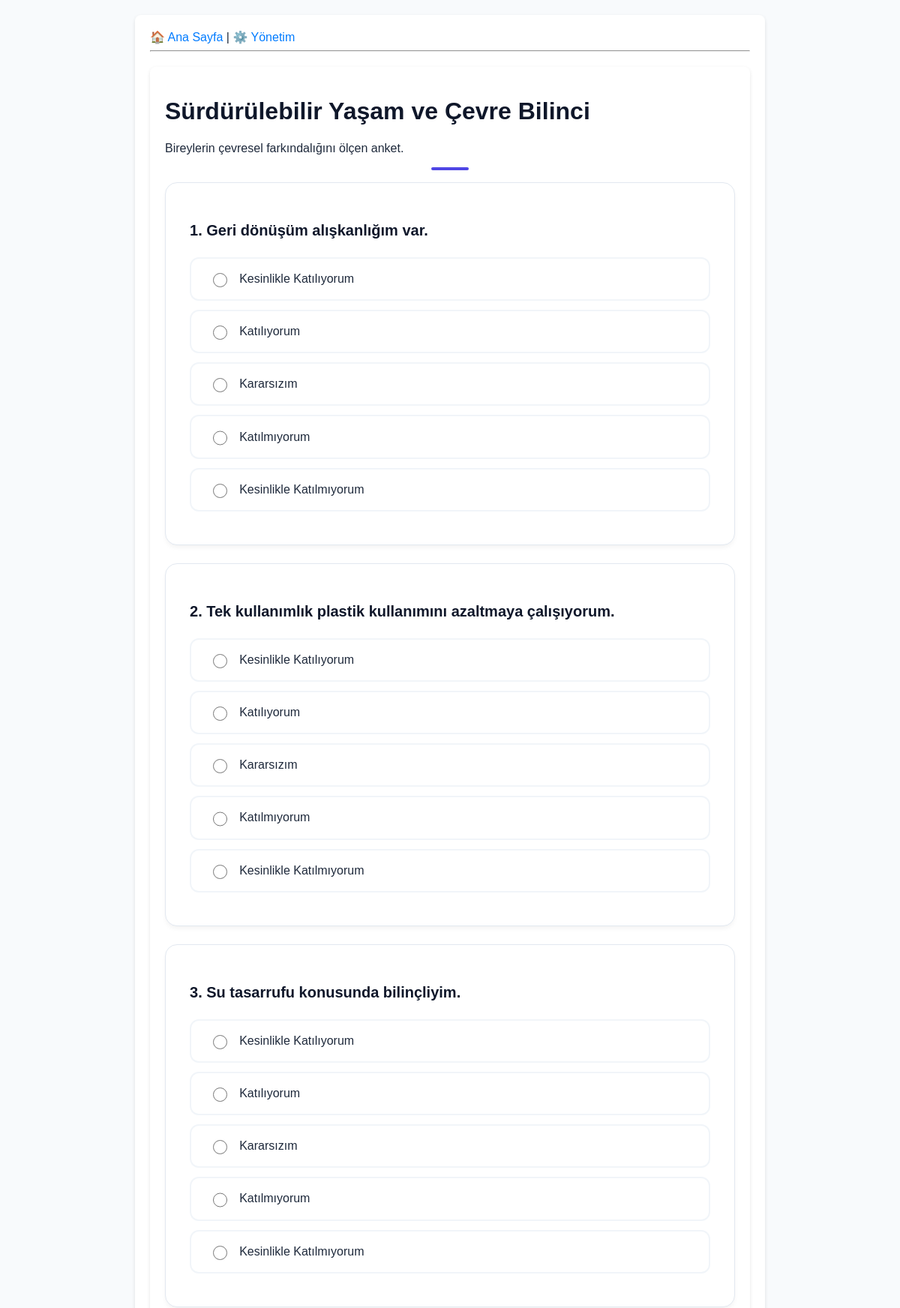
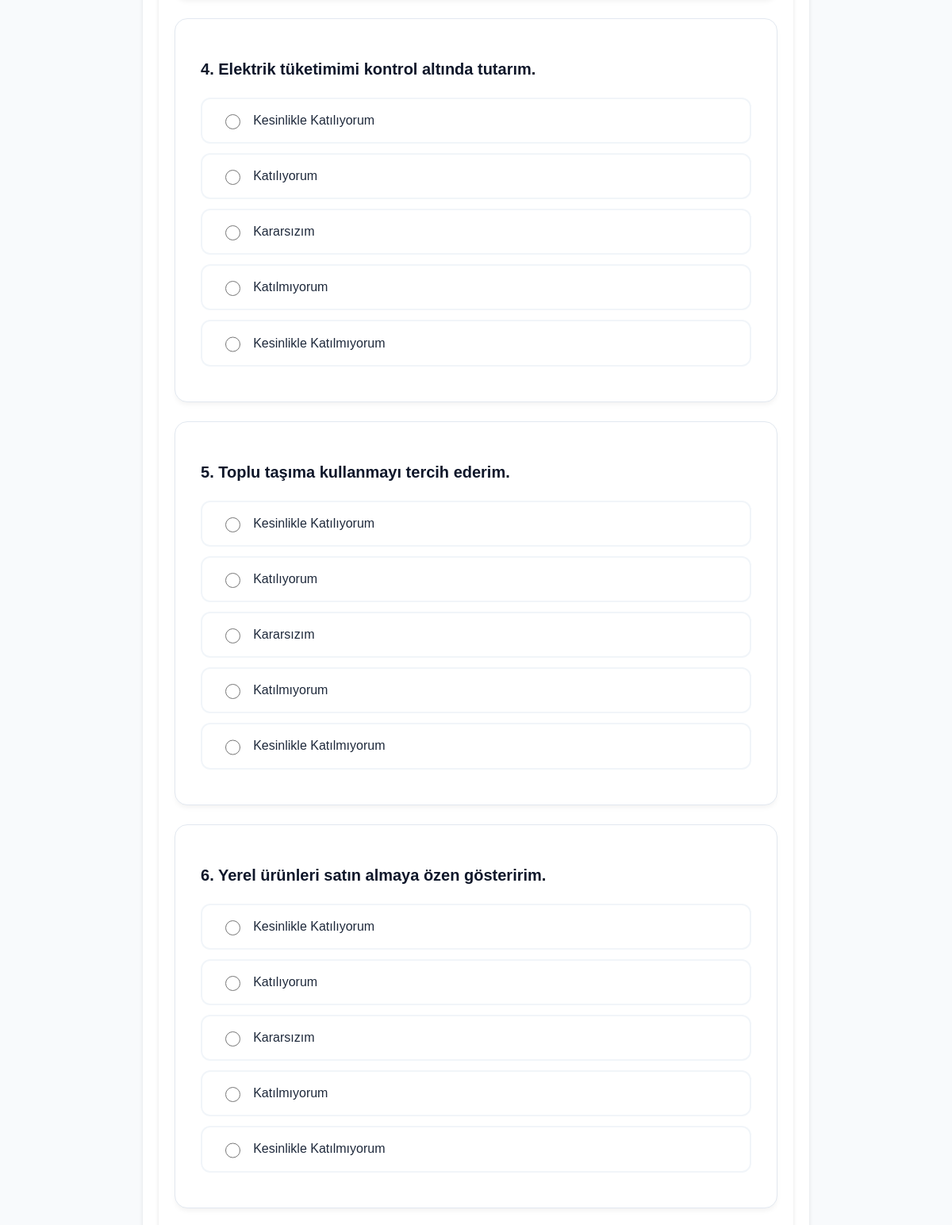
The page /anketler/3/ (upper part) on the database its author committed (2 pictures, top to bottom).
### anketler/models.py (models this page shows, shortened)
class Anket(models.Model):
    baslik = models.CharField("Anket Başlığı", max_length=200)
    aciklama = models.TextField("Açıklama", blank=True, null=True)
    yayin_tarihi = models.DateTimeField("Yayınlanma Tarihi", default=timezone.now)

class Soru(models.Model):
    anket = models.ForeignKey(Anket, on_delete=models.CASCADE, related_name="sorular")
    soru_metni = models.CharField(max_length=200)

class Secenek(models.Model):
    soru = models.ForeignKey(Soru, on_delete=models.CASCADE, related_name="secenekler")
    secenek_metni = models.CharField(max_length=200)
    oy_sayisi = models.IntegerField(default=0)

### anketler/views.py (the view)
# urls.py: path("<int:pk>/", views.DetayGorunumu.as_view(), name="detay"),
class DetayGorunumu(generic.DetailView):
    model = Anket
    template_name = "anketler/detay.html"
    def get_queryset(self):
        return Anket.objects.filter(yayin_tarihi__lte=timezone.now())

### anketler/templates/anketler/detay.html (shortened to what this page needs)
{% extends "anketler/base.html" %}
{% block content %}
<div class="container mt-5 mb-5" style="max-width: 800px;">
    <div class="text-center mb-5">
        <h1 style="font-weight: 800; color: #0f172a;">{{ anket.baslik }}</h1>
        <p class="text-muted">{{ anket.aciklama }}</p>
        <div style="height: 4px; width: 50px; background: #4f46e5; margin: 1rem auto; border-radius: 2px;"></div>
    </div>
    <form action="{% url 'anketler:oy_ver' anket.id %}" method="post">
        {% for soru in anket.sorular.all %}
            <div class="survey-card">
                <h3 class="question-title">{{ forloop.counter }}. {{ soru.soru_metni }}</h3>
                {% for secenek in soru.secenekler.all %}
                    <label class="option-card" for="secenek{{ secenek.id }}">
                        <input type="radio" name="soru_{{ soru.id }}" id="secenek{{ secenek.id }}" value="{{ secenek.id }}" required>
                        <span>{{ secenek.secenek_metni }}</span>
                    </label>
                {% endfor %}
            </div>
        {% endfor %}
    </form>
</div>
{% endblock %}

### Part8/anketler/templates/anketler/base.html (shortened to what this page needs)
{% load static %}
<!DOCTYPE html>
<html lang="tr">
<head>
</head>
<body>
    <div class="container">
        <header>
            <a href="{% url 'anketler:index' %}">🏠 Ana Sayfa</a> |
            <a href="/admin/">⚙️ Yönetim</a>
            <hr>
        </header>
        {% block content %}{% endblock %}
    </div>
</body>
</html>

### Part8/anketler/templates/anketler/base.html (style rules this page uses)
body { font-family: sans-serif; background-color: #f4f4f4; margin: 0; padding: 0; }
.container { max-width: 800px; margin: 20px auto; background: white; padding: 20px; border-radius: 8px; box-shadow: 0 2px 5px rgba(0,0,0,0.1); }
h1 { color: #333; }
a { color: #007bff; text-decoration: none; }

### anketler/templates/anketler/detay.html (style rules this page uses)
body { background-color: #f8fafc; color: #1e293b; }
.survey-card { background: white; padding: 2rem; border-radius: 16px; border: 1px solid #e2e8f0; margin-bottom: 1.5rem; box-shadow: 0 4px 6px -1px rgba(0,0,0,0.05); }
.option-card { display: flex; align-items: center; padding: 1rem 1.5rem; margin-bottom: 0.75rem; border: 2px solid #f1f5f9; border-radius: 12px; cursor: pointer; transition: all 0.2s; }
.option-card input[type="radio"] { margin-right: 1rem; width: 1.2rem; height: 1.2rem; cursor: pointer; }
.question-title { font-size: 1.25rem; font-weight: 600; color: #0f172a; margin-bottom: 1.5rem; }

### rows shown on the page
Anket: baslik "Sürdürülebilir Yaşam ve Çevre Bilinci", aciklama "Bireylerin çevresel farkındalığını ölçen anket."
Soru: soru_metni "Geri dönüşüm alışkanlığım var."
Secenek: secenek_metni "Kesinlikle Katılıyorum"
Secenek: secenek_metni "Katılıyorum"
Secenek: secenek_metni "Kararsızım"
Secenek: secenek_metni "Katılmıyorum"
Secenek: secenek_metni "Kesinlikle Katılmıyorum"
Soru: soru_metni "Tek kullanımlık plastik kullanımını azaltmaya çalışıyorum."
Secenek: secenek_metni "Kesinlikle Katılıyorum"
Secenek: secenek_metni "Katılıyorum"
Secenek: secenek_metni "Kararsızım"
Secenek: secenek_metni "Katılmıyorum"
Secenek: secenek_metni "Kesinlikle Katılmıyorum"
Soru: soru_metni "Su tasarrufu konusunda bilinçliyim."
Secenek: secenek_metni "Kesinlikle Katılıyorum"
Secenek: secenek_metni "Katılıyorum"
Secenek: secenek_metni "Kararsızım"
Secenek: secenek_metni "Katılmıyorum"
Secenek: secenek_metni "Kesinlikle Katılmıyorum"
Soru: soru_metni "Elektrik tüketimimi kontrol altında tutarım."
Secenek: secenek_metni "Kesinlikle Katılıyorum"
Secenek: secenek_metni "Katılıyorum"
Secenek: secenek_metni "Kararsızım"
Secenek: secenek_metni "Katılmıyorum"
Secenek: secenek_metni "Kesinlikle Katılmıyorum"
Soru: soru_metni "Toplu taşıma kullanmayı tercih ederim."
Secenek: secenek_metni "Kesinlikle Katılıyorum"
Secenek: secenek_metni "Katılıyorum"
Secenek: secenek_metni "Kararsızım"
Secenek: secenek_metni "Katılmıyorum"
Secenek: secenek_metni "Kesinlikle Katılmıyorum"
Soru: soru_metni "Yerel ürünleri satın almaya özen gösteririm."
Secenek: secenek_metni "Kesinlikle Katılıyorum"
Secenek: secenek_metni "Katılıyorum"
Secenek: secenek_metni "Kararsızım"
Secenek: secenek_metni "Katılmıyorum"
Secenek: secenek_metni "Kesinlikle Katılmıyorum"
